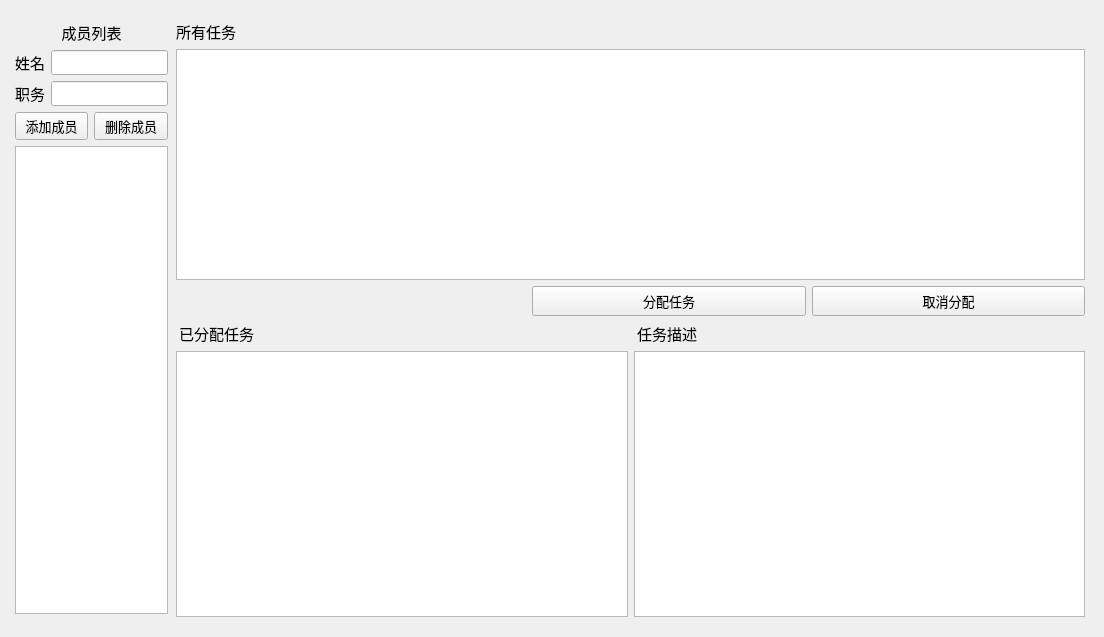
    <widget class="QWidget" name="tab">
     <attribute name="title">
      <string>成员管理</string>
     </attribute>
     <widget class="QWidget" name="layoutWidget">
      <property name="geometry">
       <rect>
        <x>10</x>
        <y>15</y>
        <width>1085</width>
        <height>613</height>
       </rect>
      </property>
      <layout class="QHBoxLayout" name="horizontalLayout_12">
       <item>
        <widget class="QFrame" name="frame_3">
         <property name="sizePolicy">
          <sizepolicy hsizetype="Preferred" vsizetype="Preferred">
           <horstretch>0</horstretch>
           <verstretch>0</verstretch>
          </sizepolicy>
         </property>
         <property name="minimumSize">
          <size>
           <width>0</width>
           <height>0</height>
          </size>
         </property>
         <property name="maximumSize">
          <size>
           <width>160</width>
           <height>16777215</height>
          </size>
         </property>
         <property name="frameShape">
          <enum>QFrame::NoFrame</enum>
         </property>
         <property name="frameShadow">
          <enum>QFrame::Sunken</enum>
         </property>
         <widget class="QWidget" name="layoutWidget">
          <property name="geometry">
           <rect>
            <x>5</x>
            <y>6</y>
            <width>153</width>
            <height>593</height>
           </rect>
          </property>
          <layout class="QVBoxLayout" name="verticalLayout_3">
           <item>
            <widget class="QLabel" name="label_9">
             <property name="font">
              <font>
               <pointsize>11</pointsize>
              </font>
             </property>
             <property name="text">
              <string>成员列表</string>
             </property>
             <property name="alignment">
              <set>Qt::AlignCenter</set>
             </property>
            </widget>
           </item>
           <item>
            <layout class="QHBoxLayout" name="horizontalLayout_7">
             <item>
              <widget class="QLabel" name="label_17">
               <property name="font">
                <font>
                 <pointsize>11</pointsize>
                </font>
               </property>
               <property name="text">
                <string>姓名</string>
               </property>
              </widget>
             </item>
             <item>
              <widget class="QLineEdit" name="member_name_line">
               <property name="minimumSize">
                <size>
                 <width>100</width>
                 <height>25</height>
                </size>
               </property>
              </widget>
             </item>
            </layout>
           </item>
           <item>
            <layout class="QHBoxLayout" name="horizontalLayout_17">
             <item>
              <widget class="QLabel" name="label_18">
               <property name="font">
                <font>
                 <pointsize>11</pointsize>
                </font>
               </property>
               <property name="text">
                <string>职务</string>
               </property>
              </widget>
             </item>
             <item>
              <widget class="QLineEdit" name="member_title_line">
               <property name="minimumSize">
                <size>
                 <width>100</width>
                 <height>25</height>
                </size>
               </property>
              </widget>
             </item>
            </layout>
           </item>
           <item>
            <layout class="QHBoxLayout" name="horizontalLayout_18">
             <item>
              <widget class="QPushButton" name="add_member_btn">
               <property name="minimumSize">
                <size>
                 <width>60</width>
                 <height>0</height>
                </size>
               </property>
               <property name="maximumSize">
                <size>
                 <width>1000</width>
                 <height>30</height>
                </size>
               </property>
               <property name="font">
                <font>
                 <pointsize>10</pointsize>
                </font>
               </property>
               <property name="text">
                <string>添加成员</string>
               </property>
               <property name="iconSize">
                <size>
                 <width>30</width>
                 <height>30</height>
                </size>
               </property>
              </widget>
             </item>
             <item>
              <widget class="QPushButton" name="delete_member_btn">
               <property name="minimumSize">
                <size>
                 <width>60</width>
                 <height>0</height>
                </size>
               </property>
               <property name="maximumSize">
                <size>
                 <width>1000</width>
                 <height>30</height>
                </size>
               </property>
               <property name="font">
                <font>
                 <pointsize>10</pointsize>
                </font>
               </property>
               <property name="text">
                <string>删除成员</string>
               </property>
               <property name="iconSize">
                <size>
                 <width>30</width>
                 <height>30</height>
                </size>
               </property>
              </widget>
             </item>
            </layout>
           </item>
           <item>
            <widget class="QListWidget" name="member_list"/>
           </item>
          </layout>
         </widget>
        </widget>
       </item>
       <item>
        <widget class="QFrame" name="frame">
         <property name="frameShape">
          <enum>QFrame::NoFrame</enum>
         </property>
         <property name="frameShadow">
          <enum>QFrame::Sunken</enum>
         </property>
         <widget class="QWidget" name="layoutWidget">
          <property name="geometry">
           <rect>
            <x>0</x>
            <y>5</y>
            <width>909</width>
            <height>597</height>
           </rect>
          </property>
          <layout class="QVBoxLayout" name="verticalLayout_8">
           <item>
            <layout class="QVBoxLayout" name="verticalLayout_6">
             <item>
              <widget class="QLabel" name="label_10">
               <property name="font">
                <font>
                 <pointsize>11</pointsize>
                </font>
               </property>
               <property name="text">
                <string>所有任务</string>
               </property>
              </widget>
             </item>
             <item>
              <widget class="QTreeView" name="task_tree"/>
             </item>
             <item>
              <layout class="QHBoxLayout" name="horizontalLayout_10">
               <item>
                <widget class="QLabel" name="label_11">
                 <property name="minimumSize">
                  <size>
                   <width>350</width>
                   <height>0</height>
                  </size>
                 </property>
                 <property name="text">
                  <string/>
                 </property>
                </widget>
               </item>
               <item>
                <widget class="QPushButton" name="assign_btn">
                 <property name="minimumSize">
                  <size>
                   <width>0</width>
                   <height>30</height>
                  </size>
                 </property>
                 <property name="font">
                  <font>
                   <pointsize>10</pointsize>
                  </font>
                 </property>
                 <property name="text">
                  <string>分配任务</string>
                 </property>
                </widget>
               </item>
               <item>
                <widget class="QPushButton" name="unassign_btn">
                 <property name="minimumSize">
                  <size>
                   <width>0</width>
                   <height>30</height>
                  </size>
                 </property>
                 <property name="font">
                  <font>
                   <pointsize>10</pointsize>
                  </font>
                 </property>
                 <property name="text">
                  <string>取消分配</string>
                 </property>
                </widget>
               </item>
              </layout>
             </item>
            </layout>
           </item>
           <item>
            <layout class="QHBoxLayout" name="horizontalLayout_11">
             <item>
              <layout class="QVBoxLayout" name="verticalLayout_5">
               <item>
                <widget class="QLabel" name="label">
                 <property name="maximumSize">
                  <size>
                   <width>80</width>
                   <height>16777215</height>
                  </size>
                 </property>
                 <property name="font">
                  <font>
                   <pointsize>11</pointsize>
                  </font>
                 </property>
                 <property name="frameShape">
                  <enum>QFrame::NoFrame</enum>
                 </property>
                 <property name="frameShadow">
                  <enum>QFrame::Raised</enum>
                 </property>
                 <property name="text">
                  <string>已分配任务</string>
                 </property>
                 <property name="textFormat">
                  <enum>Qt::AutoText</enum>
                 </property>
                 <property name="alignment">
                  <set>Qt::AlignLeading|Qt::AlignLeft|Qt::AlignVCenter</set>
                 </property>
                 <property name="wordWrap">
                  <bool>false</bool>
                 </property>
                 <property name="margin">
                  <number>0</number>
                 </property>
                 <property name="indent">
                  <number>3</number>
                 </property>
                 <property name="openExternalLinks">
                  <bool>false</bool>
                 </property>
                </widget>
               </item>
               <item>
                <widget class="QListWidget" name="assigned_task"/>
               </item>
              </layout>
             </item>
             <item>
              <layout class="QVBoxLayout" name="verticalLayout_7">
               <item>
                <widget class="QLabel" name="label_12">
                 <property name="font">
                  <font>
                   <pointsize>11</pointsize>
                  </font>
                 </property>
                 <property name="text">
                  <string>任务描述</string>
                 </property>
                 <property name="indent">
                  <number>3</number>
                 </property>
                </widget>
               </item>
               <item>
                <widget class="QTextEdit" name="task_desc"/>
               </item>
              </layout>
             </item>
            </layout>
           </item>
          </layout>
         </widget>
        </widget>
       </item>
      </layout>
     </widget>
    </widget>
